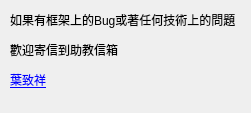
<?xml version="1.0" encoding="UTF-8"?>
<ui version="4.0">
 <class>About</class>
 <widget class="QDialog" name="About">
  <property name="geometry">
   <rect>
    <x>0</x>
    <y>0</y>
    <width>251</width>
    <height>113</height>
   </rect>
  </property>
  <property name="windowTitle">
   <string>About</string>
  </property>
  <widget class="QLabel" name="label">
   <property name="geometry">
    <rect>
     <x>10</x>
     <y>0</y>
     <width>241</width>
     <height>101</height>
    </rect>
   </property>
   <property name="text">
    <string>&lt;html&gt;&lt;head/&gt;&lt;body&gt;&lt;p&gt;如果有框架上的Bug或著任何技術上的問題&lt;/p&gt;&lt;p&gt;歡迎寄信到助教信箱&lt;/p&gt;&lt;p&gt;&lt;a href=&quot;M10315001@mail.ntust.edu.tw&quot;&gt;&lt;span style=&quot; text-decoration: underline; color:#0000ff;&quot;&gt;葉致祥&lt;/span&gt;&lt;/a&gt;&lt;/p&gt;&lt;/body&gt;&lt;/html&gt;</string>
   </property>
  </widget>
 </widget>
 <resources/>
 <connections/>
</ui>
